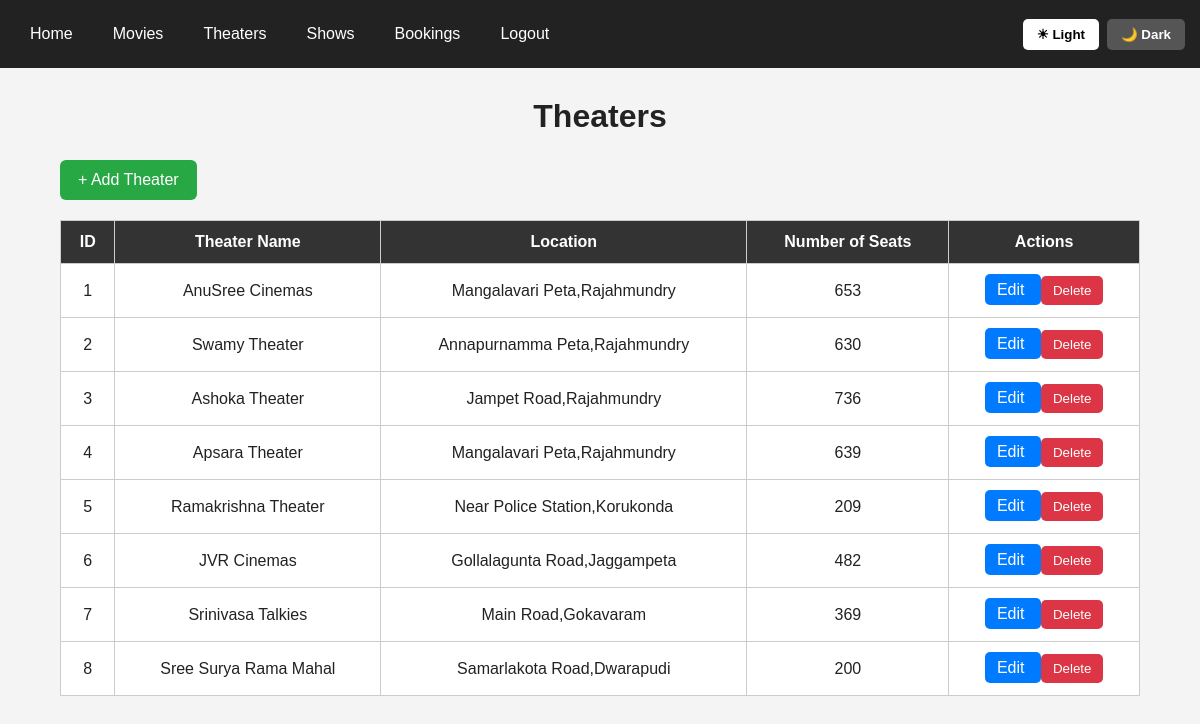
The page /theaters (signed in) on the database its author committed.
### tables this page shows
CREATE TABLE theaters (
            id INTEGER PRIMARY KEY AUTOINCREMENT,
            name TEXT NOT NULL,
            location TEXT NOT NULL,
            seats INTEGER NOT NULL
        );

### server.py (the view)
@app.route("/theaters")
@login_required
def theaters():
    conn = db()
    rows = conn.execute(
        """
        SELECT *
        FROM theaters
        ORDER BY id ASC
        """
    ).fetchall()
    conn.close()
    return render_template(
        "theaters.html",
        theaters=rows
    )

### server.py (called while the page is built, shortened)
def db():
    conn = sqlite3.connect(DB)
    conn.row_factory = sqlite3.Row
    return conn

def login_required(view):
    @wraps(view)
    def wrapped(*args, **kwargs):
        return view(*args, **kwargs)
    return wrapped

### templates/theaters.html (shortened to what this page needs)
<!DOCTYPE html>
<html lang="en">
<head>
</head>
<body>
<nav>
    <div class="links">
        <a href="{{ url_for('home') }}">Home</a>
        <a href="{{ url_for('movies') }}">Movies</a>
        <a href="{{ url_for('theaters') }}">Theaters</a>
        <a href="{{ url_for('shows') }}">Shows</a>
        <a href="{{ url_for('bookings') }}">Bookings</a>
        {% if session.get('user_id') %}
            <a href="{{ url_for('logout') }}">Logout</a>
        {% else %}
            <a href="{{ url_for('login') }}">Login</a>
        {% endif %}
    </div>
    <div class="theme-buttons">
        <button class="light-btn" onclick="setLightMode()">☀ Light</button>
        <button class="dark-btn" onclick="setDarkMode()">🌙 Dark</button>
    </div>
</nav>
<div class="container">
    <h1>Theaters</h1>
    <a href="{{ url_for('add_theater') }}" class="add-button">
        + Add Theater
    </a>
    <table>
        <thead>
            <tr>
                <th>ID</th>
                <th>Theater Name</th>
                <th>Location</th>
                <th>Number of Seats</th>
                <th>Actions</th>
            </tr>
        </thead>
        <tbody>
            {% for theater in theaters %}
            <tr>
                <td>{{ theater.id }}</td>
                <td>{{ theater.name }}</td>
                <td>{{ theater.location }}</td>
                <td>{{ theater.seats }}</td>
                <td>
                    <a href="{{ url_for('edit_theater', id=theater.id) }}"
                       class="edit-button">
                        Edit
                    </a>
                    <form action="{{ url_for('delete_theater', id=theater.id) }}"
                          method="POST"
                          style="display:inline;">
                        <button type="submit"
                                class="delete-button"
                                onclick="return confirm('Are you sure you want to delete this theater?');">
                            Delete
                        </button>
                    </form>
                </td>
            </tr>
            {% else %}
            <tr>
                <td colspan="5">
                    No theaters available.
                </td>
            </tr>
            {% endfor %}
        </tbody>
    </table>
</div>
</body>
</html>

### templates/theaters.html (style rules this page uses)
* { box-sizing: border-box; margin: 0; padding: 0; }
body { font-family: Arial, sans-serif; background: #f4f4f4; color: #222; transition: 0.3s; }
nav { background: #222; padding: 15px; display: flex; align-items: center; justify-content: space-between; flex-wrap: wrap; }
nav .links { display: flex; gap: 10px; flex-wrap: wrap; }
nav a { color: white; text-decoration: none; padding: 10px 15px; border-radius: 5px; }
.theme-buttons { display: flex; gap: 8px; }
.theme-buttons button { padding: 8px 14px; border: none; border-radius: 5px; cursor: pointer; font-weight: bold; }
.light-btn { background: white; color: black; }
.dark-btn { background: #555; color: white; }
.container { width: 90%; margin: 30px auto; }
h1 { text-align: center; margin-bottom: 25px; }
.add-button { display: inline-block; background: #28a745; color: white; text-decoration: none; padding: 11px 18px; border-radius: 6px; margin-bottom: 20px; }
table { width: 100%; border-collapse: collapse; background: white; color: #222; }
th, td { border: 1px solid #ccc; padding: 12px; text-align: center; }
th { background: #333; color: white; }
.edit-button, .delete-button { padding: 7px 12px; border-radius: 5px; text-decoration: none; border: none; cursor: pointer; color: white; }
.edit-button { background: #007bff; }
.delete-button { background: #dc3545; }

### rows shown on the page
theaters: id "1", name "AnuSree Cinemas", location "Mangalavari Peta,Rajahmundry", seats "653"
theaters: id "2", name "Swamy Theater", location "Annapurnamma Peta,Rajahmundry", seats "630"
theaters: id "3", name "Ashoka Theater", location "Jampet Road,Rajahmundry", seats "736"
theaters: id "4", name "Apsara Theater", location "Mangalavari Peta,Rajahmundry", seats "639"
theaters: id "5", name "Ramakrishna Theater", location "Near Police Station,Korukonda", seats "209"
theaters: id "6", name "JVR Cinemas", location "Gollalagunta Road,Jaggampeta", seats "482"
theaters: id "7", name "Srinivasa Talkies", location "Main Road,Gokavaram", seats "369"
theaters: id "8", name "Sree Surya Rama Mahal", location "Samarlakota Road,Dwarapudi", seats "200"
